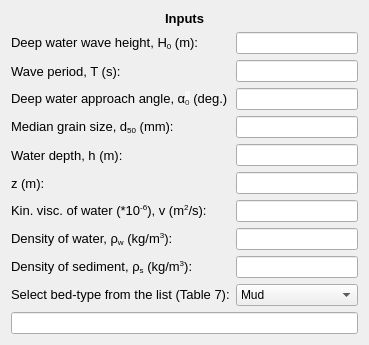
     <widget class="QWidget" name="formLayoutWidget_14">
      <property name="geometry">
       <rect>
        <x>20</x>
        <y>30</y>
        <width>351</width>
        <height>310</height>
       </rect>
      </property>
      <layout class="QFormLayout" name="formLayout_16">
       <item row="1" column="0" colspan="2">
        <widget class="QLabel" name="inputs_lbl_3">
         <property name="font">
          <font>
           <family>MS Shell Dlg 2</family>
           <pointsize>10</pointsize>
           <weight>75</weight>
           <bold>true</bold>
          </font>
         </property>
         <property name="text">
          <string>&lt;html&gt;&lt;head/&gt;&lt;body&gt;&lt;p align=&quot;center&quot;&gt;Inputs&lt;/p&gt;&lt;/body&gt;&lt;/html&gt;</string>
         </property>
        </widget>
       </item>
       <item row="2" column="0">
        <widget class="QLabel" name="H0_lbl">
         <property name="font">
          <font>
           <family>MS Shell Dlg 2</family>
           <pointsize>10</pointsize>
          </font>
         </property>
         <property name="text">
          <string>&lt;html&gt;&lt;head/&gt;&lt;body&gt;&lt;p&gt;Deep water wave height, H&lt;span style=&quot; vertical-align:sub;&quot;&gt;0&lt;/span&gt; (m):&lt;/p&gt;&lt;/body&gt;&lt;/html&gt;</string>
         </property>
        </widget>
       </item>
       <item row="2" column="1">
        <widget class="QLineEdit" name="H0_txt"/>
       </item>
       <item row="3" column="0">
        <widget class="QLabel" name="T_lbl">
         <property name="font">
          <font>
           <family>MS Shell Dlg 2</family>
           <pointsize>10</pointsize>
          </font>
         </property>
         <property name="text">
          <string>Wave period, T (s):</string>
         </property>
        </widget>
       </item>
       <item row="3" column="1">
        <widget class="QLineEdit" name="T_txt"/>
       </item>
       <item row="4" column="0">
        <widget class="QLabel" name="alpha0_lbl">
         <property name="font">
          <font>
           <family>MS Shell Dlg 2</family>
           <pointsize>10</pointsize>
           <weight>50</weight>
           <bold>false</bold>
           <strikeout>false</strikeout>
           <kerning>true</kerning>
          </font>
         </property>
         <property name="text">
          <string>&lt;html&gt;&lt;head/&gt;&lt;body&gt;&lt;p&gt;Deep water approach angle, α&lt;span style=&quot; font-family:'sans-serif'; color:#202122; background-color:#f8f9fa; vertical-align:sub;&quot;&gt;0&lt;/span&gt; (deg.)&lt;/p&gt;&lt;/body&gt;&lt;/html&gt;</string>
         </property>
        </widget>
       </item>
       <item row="4" column="1">
        <widget class="QLineEdit" name="alpha0_txt"/>
       </item>
       <item row="5" column="0">
        <widget class="QLabel" name="d50_Wave_lbl">
         <property name="font">
          <font>
           <family>MS Shell Dlg 2</family>
           <pointsize>10</pointsize>
           <weight>50</weight>
           <bold>false</bold>
           <strikeout>false</strikeout>
           <kerning>true</kerning>
          </font>
         </property>
         <property name="text">
          <string>&lt;html&gt;&lt;head/&gt;&lt;body&gt;&lt;p&gt;Median grain size, d&lt;span style=&quot; vertical-align:sub;&quot;&gt;50&lt;/span&gt; (mm):&lt;/p&gt;&lt;/body&gt;&lt;/html&gt;</string>
         </property>
        </widget>
       </item>
       <item row="5" column="1">
        <widget class="QLineEdit" name="d50_Wave_txt"/>
       </item>
       <item row="6" column="0">
        <widget class="QLabel" name="h_Wave_lbl">
         <property name="font">
          <font>
           <family>MS Shell Dlg 2</family>
           <pointsize>10</pointsize>
           <weight>50</weight>
           <bold>false</bold>
           <strikeout>false</strikeout>
           <kerning>true</kerning>
          </font>
         </property>
         <property name="text">
          <string>Water depth, h (m):</string>
         </property>
        </widget>
       </item>
       <item row="6" column="1">
        <widget class="QLineEdit" name="h_Wave_txt"/>
       </item>
       <item row="7" column="0">
        <widget class="QLabel" name="z_Wave_lbl">
         <property name="font">
          <font>
           <family>MS Shell Dlg 2</family>
           <pointsize>10</pointsize>
          </font>
         </property>
         <property name="text">
          <string>z (m):</string>
         </property>
        </widget>
       </item>
       <item row="7" column="1">
        <widget class="QLineEdit" name="z_Wave_txt"/>
       </item>
       <item row="8" column="0">
        <widget class="QLabel" name="nu_Wave_lbl">
         <property name="font">
          <font>
           <family>MS Shell Dlg 2</family>
           <pointsize>10</pointsize>
          </font>
         </property>
         <property name="text">
          <string>&lt;html&gt;&lt;head/&gt;&lt;body&gt;&lt;p&gt;Kin. visc. of water (*10&lt;span style=&quot; vertical-align:super;&quot;&gt;-6&lt;/span&gt;), v (m&lt;span style=&quot; vertical-align:super;&quot;&gt;2&lt;/span&gt;/s):&lt;/p&gt;&lt;/body&gt;&lt;/html&gt;</string>
         </property>
        </widget>
       </item>
       <item row="8" column="1">
        <widget class="QLineEdit" name="nu_Wave_txt"/>
       </item>
       <item row="9" column="1">
        <widget class="QLineEdit" name="ro_Wave_txt"/>
       </item>
       <item row="10" column="0">
        <widget class="QLabel" name="ro_s_Wave_lbl">
         <property name="font">
          <font>
           <family>MS Shell Dlg 2</family>
           <pointsize>10</pointsize>
          </font>
         </property>
         <property name="text">
          <string>&lt;html&gt;&lt;head/&gt;&lt;body&gt;&lt;p&gt;Density of sediment, ρ&lt;span style=&quot; vertical-align:sub;&quot;&gt;s&lt;/span&gt; (kg/m&lt;span style=&quot; vertical-align:super;&quot;&gt;3&lt;/span&gt;):&lt;/p&gt;&lt;/body&gt;&lt;/html&gt;</string>
         </property>
        </widget>
       </item>
       <item row="10" column="1">
        <widget class="QLineEdit" name="ro_s_Wave_txt"/>
       </item>
       <item row="11" column="0">
        <widget class="QLabel" name="bed_type_lbl">
         <property name="font">
          <font>
           <family>MS Shell Dlg 2</family>
           <pointsize>10</pointsize>
          </font>
         </property>
         <property name="text">
          <string>&lt;html&gt;&lt;head/&gt;&lt;body&gt;&lt;p&gt;Select bed-type from the list (Table 7):&lt;/p&gt;&lt;/body&gt;&lt;/html&gt;</string>
         </property>
        </widget>
       </item>
       <item row="11" column="1">
        <widget class="QComboBox" name="table7_cmb">
         <property name="sizePolicy">
          <sizepolicy hsizetype="Preferred" vsizetype="Fixed">
           <horstretch>0</horstretch>
           <verstretch>0</verstretch>
          </sizepolicy>
         </property>
         <property name="font">
          <font>
           <family>MS Shell Dlg 2</family>
           <weight>50</weight>
           <bold>false</bold>
          </font>
         </property>
         <property name="currentText">
          <string>Mud</string>
         </property>
         <item>
          <property name="text">
           <string>Mud</string>
          </property>
         </item>
         <item>
          <property name="text">
           <string>Mud/sand</string>
          </property>
         </item>
         <item>
          <property name="text">
           <string>Silt/sand</string>
          </property>
         </item>
         <item>
          <property name="text">
           <string>Sand (unrippled)</string>
          </property>
         </item>
         <item>
          <property name="text">
           <string>Sand (rippled)</string>
          </property>
         </item>
         <item>
          <property name="text">
           <string>Sand/shell</string>
          </property>
         </item>
         <item>
          <property name="text">
           <string>Sand/gravel</string>
          </property>
         </item>
         <item>
          <property name="text">
           <string>Mud/sand/gravel</string>
          </property>
         </item>
         <item>
          <property name="text">
           <string>Gravel</string>
          </property>
         </item>
         <item>
          <property name="text">
           <string>Flat</string>
          </property>
         </item>
        </widget>
       </item>
       <item row="9" column="0">
        <widget class="QLabel" name="ro_Wave_lbl">
         <property name="font">
          <font>
           <family>MS Shell Dlg 2</family>
           <pointsize>10</pointsize>
          </font>
         </property>
         <property name="text">
          <string>&lt;html&gt;&lt;head/&gt;&lt;body&gt;&lt;p&gt;Density of water, ρ&lt;span style=&quot; vertical-align:sub;&quot;&gt;w&lt;/span&gt; (kg/m&lt;span style=&quot; vertical-align:super;&quot;&gt;3&lt;/span&gt;):&lt;/p&gt;&lt;/body&gt;&lt;/html&gt;</string>
         </property>
        </widget>
       </item>
       <item row="12" column="0" colspan="2">
        <widget class="QLineEdit" name="condition_Wave_txt">
         <property name="font">
          <font>
           <family>MS Shell Dlg 2</family>
           <weight>75</weight>
           <bold>true</bold>
          </font>
         </property>
         <property name="readOnly">
          <bool>true</bool>
         </property>
        </widget>
       </item>
      </layout>
     </widget>
